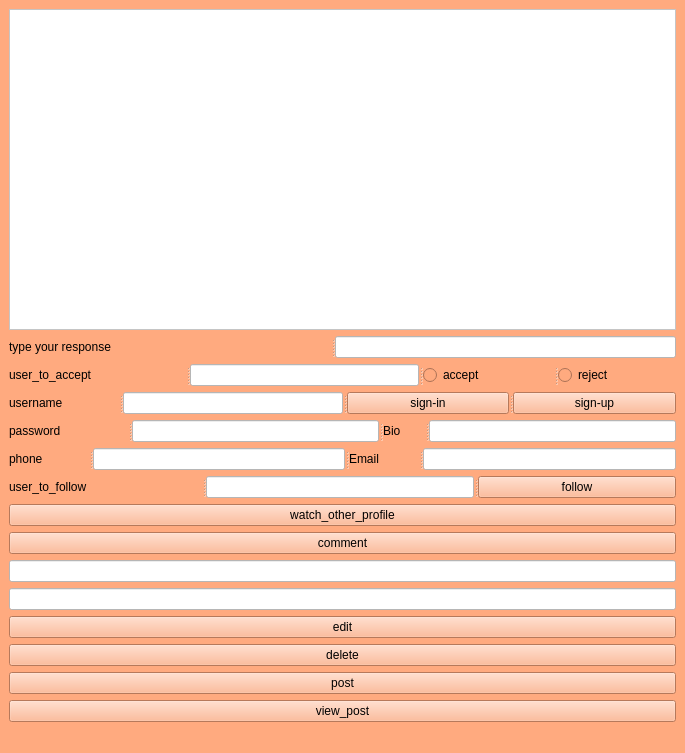
<?xml version="1.0" encoding="UTF-8"?>
<ui version="4.0">
 <class>MainWindow</class>
 <widget class="QMainWindow" name="MainWindow">
  <property name="geometry">
   <rect>
    <x>0</x>
    <y>0</y>
    <width>685</width>
    <height>753</height>
   </rect>
  </property>
  <property name="windowTitle">
   <string>MainWindow</string>
  </property>
  <property name="styleSheet">
   <string notr="true">background-color: rgb(255, 170, 127);</string>
  </property>
  <widget class="QWidget" name="centralwidget">
   <layout class="QVBoxLayout" name="verticalLayout">
    <item>
     <widget class="QTextBrowser" name="textBrowser">
      <property name="font">
       <font>
        <family>MS PGothic</family>
        <pointsize>14</pointsize>
       </font>
      </property>
      <property name="styleSheet">
       <string notr="true">background-color: rgb(255, 255, 255);
background-color: rgb(255, 255, 255);</string>
      </property>
     </widget>
    </item>
    <item>
     <widget class="QSplitter" name="splitter">
      <property name="orientation">
       <enum>Qt::Horizontal</enum>
      </property>
      <widget class="QLabel" name="label_8">
       <property name="text">
        <string>type your response</string>
       </property>
      </widget>
      <widget class="QLineEdit" name="lineEdit_8">
       <property name="styleSheet">
        <string notr="true">background-color: rgb(255, 255, 255);</string>
       </property>
      </widget>
     </widget>
    </item>
    <item>
     <widget class="QSplitter" name="splitter_2">
      <property name="orientation">
       <enum>Qt::Horizontal</enum>
      </property>
      <widget class="QLabel" name="label_7">
       <property name="text">
        <string>user_to_accept</string>
       </property>
      </widget>
      <widget class="QLineEdit" name="lineEdit_7">
       <property name="sizePolicy">
        <sizepolicy hsizetype="Preferred" vsizetype="Fixed">
         <horstretch>0</horstretch>
         <verstretch>0</verstretch>
        </sizepolicy>
       </property>
       <property name="styleSheet">
        <string notr="true">background-color: rgb(255, 255, 255);</string>
       </property>
      </widget>
      <widget class="QRadioButton" name="radioButton_2">
       <property name="text">
        <string>accept</string>
       </property>
      </widget>
      <widget class="QRadioButton" name="radioButton">
       <property name="text">
        <string>reject</string>
       </property>
      </widget>
     </widget>
    </item>
    <item>
     <widget class="QSplitter" name="splitter_3">
      <property name="orientation">
       <enum>Qt::Horizontal</enum>
      </property>
      <widget class="QLabel" name="label_2">
       <property name="text">
        <string>username</string>
       </property>
      </widget>
      <widget class="QLineEdit" name="lineEdit">
       <property name="styleSheet">
        <string notr="true">background-color: rgb(255, 255, 255);</string>
       </property>
      </widget>
      <widget class="QPushButton" name="pushButton_2">
       <property name="text">
        <string>sign-in</string>
       </property>
      </widget>
      <widget class="QPushButton" name="pushButton">
       <property name="text">
        <string>sign-up</string>
       </property>
      </widget>
     </widget>
    </item>
    <item>
     <widget class="QSplitter" name="splitter_4">
      <property name="orientation">
       <enum>Qt::Horizontal</enum>
      </property>
      <widget class="QLabel" name="label_3">
       <property name="text">
        <string>password</string>
       </property>
      </widget>
      <widget class="QLineEdit" name="lineEdit_2">
       <property name="sizePolicy">
        <sizepolicy hsizetype="Preferred" vsizetype="Fixed">
         <horstretch>0</horstretch>
         <verstretch>0</verstretch>
        </sizepolicy>
       </property>
       <property name="styleSheet">
        <string notr="true">background-color: rgb(255, 255, 255);</string>
       </property>
      </widget>
      <widget class="QLabel" name="label_4">
       <property name="text">
        <string>Bio</string>
       </property>
      </widget>
      <widget class="QLineEdit" name="lineEdit_4">
       <property name="styleSheet">
        <string notr="true">background-color: rgb(255, 255, 255);</string>
       </property>
      </widget>
     </widget>
    </item>
    <item>
     <widget class="QSplitter" name="splitter_5">
      <property name="orientation">
       <enum>Qt::Horizontal</enum>
      </property>
      <widget class="QLabel" name="label_5">
       <property name="text">
        <string>phone</string>
       </property>
      </widget>
      <widget class="QLineEdit" name="lineEdit_3">
       <property name="styleSheet">
        <string notr="true">background-color: rgb(255, 255, 255);</string>
       </property>
      </widget>
      <widget class="QLabel" name="label_6">
       <property name="text">
        <string>Email</string>
       </property>
      </widget>
      <widget class="QLineEdit" name="lineEdit_5">
       <property name="styleSheet">
        <string notr="true">background-color: rgb(255, 255, 255);</string>
       </property>
      </widget>
     </widget>
    </item>
    <item>
     <widget class="QSplitter" name="splitter_6">
      <property name="orientation">
       <enum>Qt::Horizontal</enum>
      </property>
      <widget class="QLabel" name="label">
       <property name="text">
        <string>user_to_follow</string>
       </property>
      </widget>
      <widget class="QLineEdit" name="lineEdit_6">
       <property name="styleSheet">
        <string notr="true">background-color: rgb(255, 255, 255);</string>
       </property>
      </widget>
      <widget class="QPushButton" name="pushButton_3">
       <property name="text">
        <string>follow</string>
       </property>
      </widget>
     </widget>
    </item>
    <item>
     <widget class="QPushButton" name="pushButton_4">
      <property name="text">
       <string>watch_other_profile</string>
      </property>
     </widget>
    </item>
    <item>
     <widget class="QPushButton" name="pushButton_5">
      <property name="text">
       <string>comment</string>
      </property>
     </widget>
    </item>
    <item>
     <widget class="QLineEdit" name="lineEdit_10">
      <property name="styleSheet">
       <string notr="true">background-color: rgb(255, 255, 255);</string>
      </property>
     </widget>
    </item>
    <item>
     <widget class="QLineEdit" name="lineEdit_9">
      <property name="styleSheet">
       <string notr="true">background-color: rgb(255, 255, 255);</string>
      </property>
     </widget>
    </item>
    <item>
     <widget class="QPushButton" name="pushButton_6">
      <property name="sizePolicy">
       <sizepolicy hsizetype="Minimum" vsizetype="Fixed">
        <horstretch>0</horstretch>
        <verstretch>0</verstretch>
       </sizepolicy>
      </property>
      <property name="text">
       <string>edit</string>
      </property>
     </widget>
    </item>
    <item>
     <widget class="QPushButton" name="pushButton_7">
      <property name="text">
       <string>delete</string>
      </property>
     </widget>
    </item>
    <item>
     <widget class="QPushButton" name="pushButton_8">
      <property name="text">
       <string>post</string>
      </property>
     </widget>
    </item>
    <item>
     <widget class="QPushButton" name="pushButton_9">
      <property name="text">
       <string>view_post</string>
      </property>
     </widget>
    </item>
   </layout>
  </widget>
  <widget class="QMenuBar" name="menubar">
   <property name="geometry">
    <rect>
     <x>0</x>
     <y>0</y>
     <width>685</width>
     <height>26</height>
    </rect>
   </property>
  </widget>
  <widget class="QStatusBar" name="statusbar"/>
 </widget>
 <resources/>
 <connections/>
</ui>
